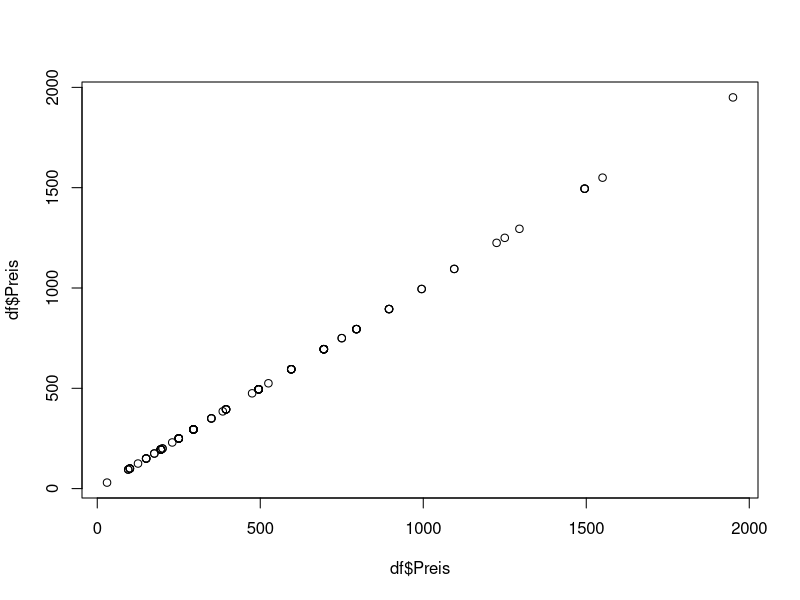

Recreate this plot in R.
#Dongjoo Kim 7031799
##Aufgabe 1
#a
df<-read.csv("Buecherwerte.csv",header=TRUE)
str(df)
#b
(mean(df$Preis)*1554)
#Wiederbeschaffungskosten für den Gesamtbestand=Anzahl der Stichprobe* durchschnittlichen
#Wiederbeschaffungspreis von Stichproben
#c
preis_pro_milimeter<-(mean(df$Preis)/mean(df$Preis))
(preis_von_dichte_25182<-(25182*preis_pro_milimeter))
#d
plot(df$Preis,df$Preis)
#Streudiagramm der Buchpreise gegen die Buchdicken
#e
cor.test(df$Preis,df$Preis)
#H0: Buchpreise und Buchdicken sind nicht tendenziell 
#H1:Buchpreise und Buchdickensind tendenziell
#p-Werte=2.2e-16<0.05=>H1 nehmen
#cor=1 Buchpreise und Buchdicken sind stark tendenziell 